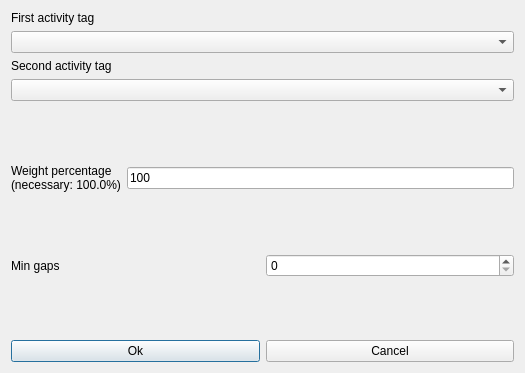
<?xml version="1.0" encoding="UTF-8"?>
<ui version="4.0">
 <class>ModifyConstraintStudentsMinGapsBetweenOrderedPairOfActivityTagsForm_template</class>
 <widget class="QDialog" name="ModifyConstraintStudentsMinGapsBetweenOrderedPairOfActivityTagsForm_template">
  <property name="geometry">
   <rect>
    <x>0</x>
    <y>0</y>
    <width>525</width>
    <height>373</height>
   </rect>
  </property>
  <property name="windowTitle">
   <string extracomment="This is the title of the dialog to modify a constraint of this type">Modify students min gaps between ordered pair of activity tags</string>
  </property>
  <layout class="QVBoxLayout" name="verticalLayout_2">
   <item>
    <layout class="QVBoxLayout" name="verticalLayout">
     <item>
      <widget class="QLabel" name="firstActivityTagTextLabel">
       <property name="frameShape">
        <enum>QFrame::NoFrame</enum>
       </property>
       <property name="frameShadow">
        <enum>QFrame::Plain</enum>
       </property>
       <property name="text">
        <string>First activity tag</string>
       </property>
       <property name="wordWrap">
        <bool>false</bool>
       </property>
      </widget>
     </item>
     <item>
      <widget class="QComboBox" name="firstActivityTagComboBox">
       <property name="editable">
        <bool>false</bool>
       </property>
       <property name="insertPolicy">
        <enum>QComboBox::NoInsert</enum>
       </property>
       <property name="duplicatesEnabled">
        <bool>false</bool>
       </property>
      </widget>
     </item>
     <item>
      <widget class="QLabel" name="secondActivityTagTextLabel">
       <property name="frameShape">
        <enum>QFrame::NoFrame</enum>
       </property>
       <property name="frameShadow">
        <enum>QFrame::Plain</enum>
       </property>
       <property name="text">
        <string>Second activity tag</string>
       </property>
       <property name="wordWrap">
        <bool>false</bool>
       </property>
      </widget>
     </item>
     <item>
      <widget class="QComboBox" name="secondActivityTagComboBox">
       <property name="editable">
        <bool>false</bool>
       </property>
       <property name="insertPolicy">
        <enum>QComboBox::NoInsert</enum>
       </property>
       <property name="duplicatesEnabled">
        <bool>false</bool>
       </property>
      </widget>
     </item>
    </layout>
   </item>
   <item>
    <spacer name="spacer6">
     <property name="orientation">
      <enum>Qt::Vertical</enum>
     </property>
     <property name="sizeType">
      <enum>QSizePolicy::Expanding</enum>
     </property>
     <property name="sizeHint" stdset="0">
      <size>
       <width>20</width>
       <height>20</height>
      </size>
     </property>
    </spacer>
   </item>
   <item>
    <layout class="QHBoxLayout" name="horizontalLayout_2">
     <item>
      <widget class="QLabel" name="weightTextLabel">
       <property name="frameShape">
        <enum>QFrame::NoFrame</enum>
       </property>
       <property name="frameShadow">
        <enum>QFrame::Plain</enum>
       </property>
       <property name="text">
        <string>Weight percentage
(necessary: 100.0%)</string>
       </property>
       <property name="wordWrap">
        <bool>false</bool>
       </property>
      </widget>
     </item>
     <item>
      <widget class="QLineEdit" name="weightLineEdit">
       <property name="text">
        <string notr="true">100</string>
       </property>
      </widget>
     </item>
    </layout>
   </item>
   <item>
    <spacer name="verticalSpacer">
     <property name="orientation">
      <enum>Qt::Vertical</enum>
     </property>
     <property name="sizeHint" stdset="0">
      <size>
       <width>20</width>
       <height>25</height>
      </size>
     </property>
    </spacer>
   </item>
   <item>
    <layout class="QHBoxLayout" name="horizontalLayout">
     <item>
      <widget class="QLabel" name="minGapsTextLabel">
       <property name="frameShape">
        <enum>QFrame::NoFrame</enum>
       </property>
       <property name="frameShadow">
        <enum>QFrame::Plain</enum>
       </property>
       <property name="text">
        <string>Min gaps</string>
       </property>
       <property name="wordWrap">
        <bool>false</bool>
       </property>
      </widget>
     </item>
     <item>
      <widget class="QSpinBox" name="minGapsSpinBox"/>
     </item>
    </layout>
   </item>
   <item>
    <spacer name="verticalSpacer_2">
     <property name="orientation">
      <enum>Qt::Vertical</enum>
     </property>
     <property name="sizeHint" stdset="0">
      <size>
       <width>20</width>
       <height>26</height>
      </size>
     </property>
    </spacer>
   </item>
   <item>
    <layout class="QHBoxLayout">
     <item>
      <widget class="QPushButton" name="okPushButton">
       <property name="text">
        <string>Ok</string>
       </property>
      </widget>
     </item>
     <item>
      <widget class="QPushButton" name="cancelPushButton">
       <property name="text">
        <string>Cancel</string>
       </property>
      </widget>
     </item>
    </layout>
   </item>
  </layout>
 </widget>
 <layoutdefault spacing="6" margin="11"/>
 <resources/>
 <connections/>
</ui>
